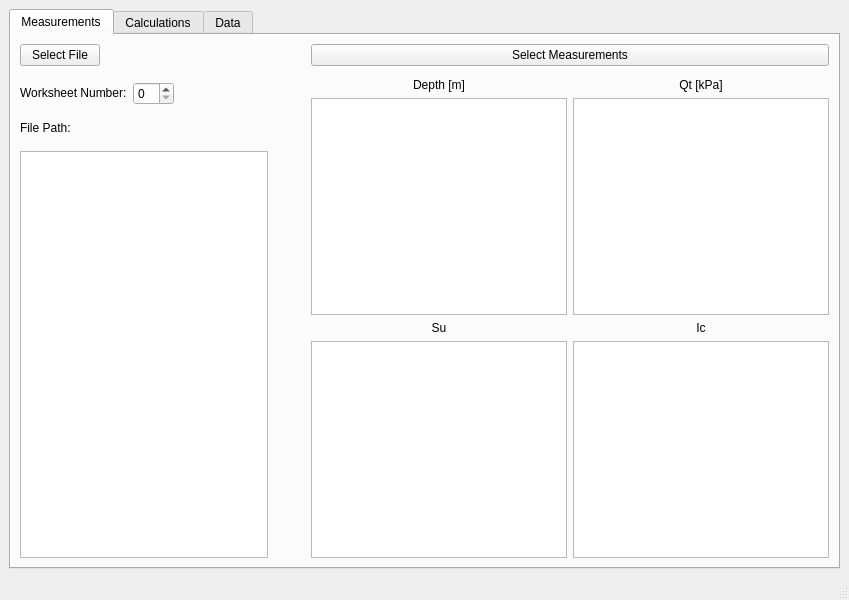
<?xml version="1.0" encoding="UTF-8"?>
<ui version="4.0">
 <class>MainWindow</class>
 <widget class="QMainWindow" name="MainWindow">
  <property name="geometry">
   <rect>
    <x>0</x>
    <y>0</y>
    <width>849</width>
    <height>600</height>
   </rect>
  </property>
  <property name="windowTitle">
   <string>MainWindow</string>
  </property>
  <widget class="QWidget" name="centralwidget">
   <layout class="QGridLayout" name="gridLayout_3">
    <item row="0" column="1">
     <widget class="QTabWidget" name="tabWidget">
      <property name="currentIndex">
       <number>0</number>
      </property>
      <widget class="QWidget" name="tab1">
       <attribute name="title">
        <string>Measurements</string>
       </attribute>
       <layout class="QGridLayout" name="gridLayout_4">
        <item row="0" column="5">
         <widget class="QPushButton" name="pushButton_2">
          <property name="text">
           <string>Select Measurements</string>
          </property>
         </widget>
        </item>
        <item row="2" column="3" colspan="2">
         <spacer name="horizontalSpacer">
          <property name="orientation">
           <enum>Qt::Horizontal</enum>
          </property>
          <property name="sizeType">
           <enum>QSizePolicy::Fixed</enum>
          </property>
          <property name="sizeHint" stdset="0">
           <size>
            <width>25</width>
            <height>0</height>
           </size>
          </property>
         </spacer>
        </item>
        <item row="1" column="3">
         <spacer name="horizontalSpacer_2">
          <property name="orientation">
           <enum>Qt::Horizontal</enum>
          </property>
          <property name="sizeType">
           <enum>QSizePolicy::Fixed</enum>
          </property>
          <property name="sizeHint" stdset="0">
           <size>
            <width>25</width>
            <height>0</height>
           </size>
          </property>
         </spacer>
        </item>
        <item row="2" column="5">
         <layout class="QGridLayout" name="gridLayout_2">
          <item row="3" column="1">
           <widget class="QTableWidget" name="tableWidget_4">
            <property name="sizePolicy">
             <sizepolicy hsizetype="Fixed" vsizetype="Expanding">
              <horstretch>0</horstretch>
              <verstretch>0</verstretch>
             </sizepolicy>
            </property>
           </widget>
          </item>
          <item row="2" column="0">
           <widget class="QLabel" name="label_3">
            <property name="text">
             <string>Depth [m]</string>
            </property>
            <property name="alignment">
             <set>Qt::AlignCenter</set>
            </property>
           </widget>
          </item>
          <item row="2" column="1">
           <widget class="QLabel" name="label_4">
            <property name="text">
             <string>Qt [kPa]</string>
            </property>
            <property name="alignment">
             <set>Qt::AlignCenter</set>
            </property>
           </widget>
          </item>
          <item row="5" column="0">
           <widget class="QTableWidget" name="tableWidget_3">
            <property name="sizePolicy">
             <sizepolicy hsizetype="Fixed" vsizetype="Expanding">
              <horstretch>0</horstretch>
              <verstretch>0</verstretch>
             </sizepolicy>
            </property>
           </widget>
          </item>
          <item row="5" column="1">
           <widget class="QTableWidget" name="tableWidget_5">
            <property name="sizePolicy">
             <sizepolicy hsizetype="Fixed" vsizetype="Expanding">
              <horstretch>0</horstretch>
              <verstretch>0</verstretch>
             </sizepolicy>
            </property>
           </widget>
          </item>
          <item row="4" column="1">
           <widget class="QLabel" name="label_6">
            <property name="text">
             <string>Ic</string>
            </property>
            <property name="alignment">
             <set>Qt::AlignCenter</set>
            </property>
           </widget>
          </item>
          <item row="3" column="0">
           <widget class="QTableWidget" name="tableWidget_2">
            <property name="sizePolicy">
             <sizepolicy hsizetype="Fixed" vsizetype="Expanding">
              <horstretch>0</horstretch>
              <verstretch>0</verstretch>
             </sizepolicy>
            </property>
           </widget>
          </item>
          <item row="4" column="0">
           <widget class="QLabel" name="label_5">
            <property name="text">
             <string>Su</string>
            </property>
            <property name="alignment">
             <set>Qt::AlignCenter</set>
            </property>
           </widget>
          </item>
         </layout>
        </item>
        <item row="0" column="1" rowspan="3">
         <layout class="QGridLayout" name="gridLayout" rowstretch="1,0,0,0,0,0,0,0" columnstretch="1,0,0">
          <property name="verticalSpacing">
           <number>16</number>
          </property>
          <item row="7" column="0" colspan="3">
           <widget class="QTableWidget" name="tableWidget"/>
          </item>
          <item row="0" column="0">
           <widget class="QPushButton" name="pushButton">
            <property name="sizePolicy">
             <sizepolicy hsizetype="Fixed" vsizetype="Fixed">
              <horstretch>0</horstretch>
              <verstretch>0</verstretch>
             </sizepolicy>
            </property>
            <property name="text">
             <string>Select File</string>
            </property>
           </widget>
          </item>
          <item row="2" column="0" colspan="3">
           <widget class="QLabel" name="label">
            <property name="sizePolicy">
             <sizepolicy hsizetype="Fixed" vsizetype="Fixed">
              <horstretch>0</horstretch>
              <verstretch>0</verstretch>
             </sizepolicy>
            </property>
            <property name="text">
             <string>File Path:</string>
            </property>
           </widget>
          </item>
          <item row="1" column="1">
           <widget class="QSpinBox" name="spinBox">
            <property name="sizePolicy">
             <sizepolicy hsizetype="Fixed" vsizetype="Fixed">
              <horstretch>0</horstretch>
              <verstretch>0</verstretch>
             </sizepolicy>
            </property>
           </widget>
          </item>
          <item row="1" column="0">
           <widget class="QLabel" name="label_7">
            <property name="sizePolicy">
             <sizepolicy hsizetype="Fixed" vsizetype="Fixed">
              <horstretch>0</horstretch>
              <verstretch>0</verstretch>
             </sizepolicy>
            </property>
            <property name="text">
             <string>Worksheet Number:</string>
            </property>
           </widget>
          </item>
         </layout>
        </item>
       </layout>
      </widget>
      <widget class="QWidget" name="tab_2">
       <attribute name="title">
        <string>Calculations</string>
       </attribute>
      </widget>
      <widget class="QWidget" name="tab">
       <attribute name="title">
        <string>Data</string>
       </attribute>
      </widget>
     </widget>
    </item>
   </layout>
  </widget>
  <widget class="QMenuBar" name="menubar">
   <property name="geometry">
    <rect>
     <x>0</x>
     <y>0</y>
     <width>849</width>
     <height>21</height>
    </rect>
   </property>
  </widget>
  <widget class="QStatusBar" name="statusbar"/>
 </widget>
 <resources/>
 <connections/>
</ui>
